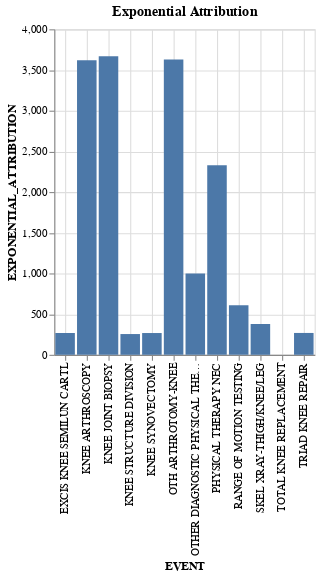

Notebook code for this chart:
### Markdown cell above
<p style = 'font-size:16px;font-family:Arial;color:#00233C'>The above output shows the total of each type of event for UNIFORM ATTRIBUTION i.e. the occurrence of each event when the weights are uniformly distributed. The event <b>PHYSICAL THERAPY NEC</b> shows the maximum number of occurrences followed by OTH ARTHROTOMY-KNEE.</p>

### Code cell
%chart EVENT, EXPONENTIAL_ATTRIBUTION, title="Exponential Attribution" , width = 600

### Figure 1 — Vega-Lite specification as saved in the notebook (floating-point values rounded to 4 significant figures)
{"$schema": "https://vega.github.io/schema/vega-lite/v3.json", "data": {"format": {"type": "csv"}, "values": "\"EVENT\",\"FIRST_CLICK_ATTRIBUTION\",\"LAST_CLICK_ATTRIBUTION\",\"UNIFORM_ATTRIBUTION\",\"EXPONENTIAL_ATTRIBUTION\"\n\"KNEE JOINT BIOPSY\",\"134\",\"6853\",\"1518.1201330918473\",\"3667.8067681261564\"\n\"KNEE ARTHROSCOPY\",\"126\",\"5261\",\"1828.3676070188394\",\"3619.2983298578542\"\n\"OTHER DIAGNOSTIC PHYSICAL THERAPY PROCEDURE\",\"0\",\"1938\",\"363.6629836666626\",\"997.4909149086209\"\n\"OTH ARTHROTOMY-KNEE\",\"133\",\"567\",\"3628.1780402992326\",\"3627.925813822992\"\n\"PHYSICAL THERAPY NEC\",\"114\",\"277\",\"4546.251630984565\",\"2329.1769794030356\"\n\"SKEL XRAY-THIGH/KNEE/LEG\",\"3563\",\"249\",\"910.8024095958978\",\"378.190463136262\"\n\"TRIAD KNEE REPAIR\",\"121\",\"245\",\"255.50543839115986\",\"268.47105163169573\"\n\"EXCIS KNEE SEMILUN CARTL\",\"145\",\"237\",\"268.478592563269\",\"268.11746919169207\"\n\"KNEE SYNOVECTOMY\",\"108\",\"231\",\"258.4355625755411\",\"267.45730017042496\"\n\"KNEE STRUCTURE DIVISION\",\"120\",\"215\",\"262.51587664142005\",\"254.95417873057914\"\n\"RANGE OF MOTION TESTING\",\"11723\",\"214\",\"2446.681725171978\",\"608.1107310205732\"\n\"TOTAL KNEE REPLACEMENT\",\"\",\"\",\"\",\"\"\n"}, "encoding": {"x": {"axis": {"grid": true, "title": "EVENT"}, "field": "EVENT", "type": "nominal"}, "y": {"axis": {"grid": true, "title": "EXPONENTIAL_ATTRIBUTION"}, "field": "EXPONENTIAL_ATTRIBUTION", "type": "quantitative"}}, "mark": {"color": "#4C78A8", "type": "bar"}, "title": "Exponential Attribution", "width": "600"}
